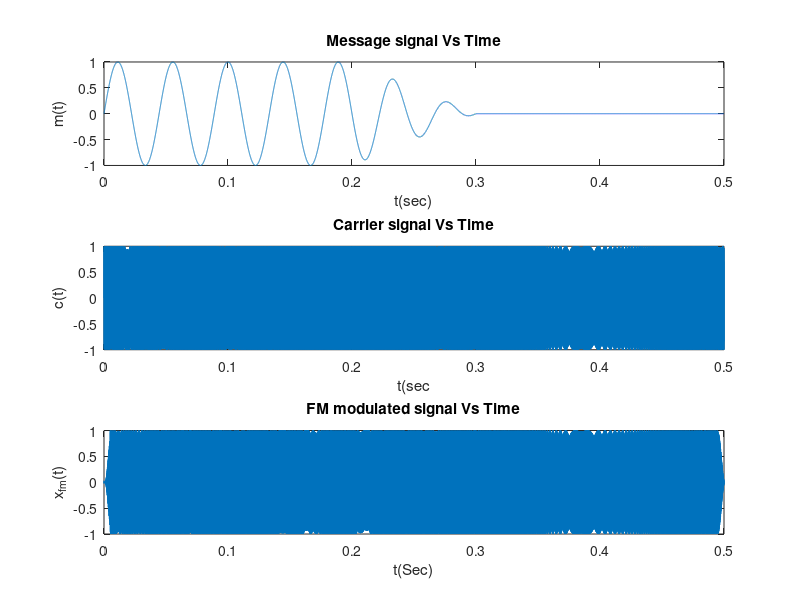
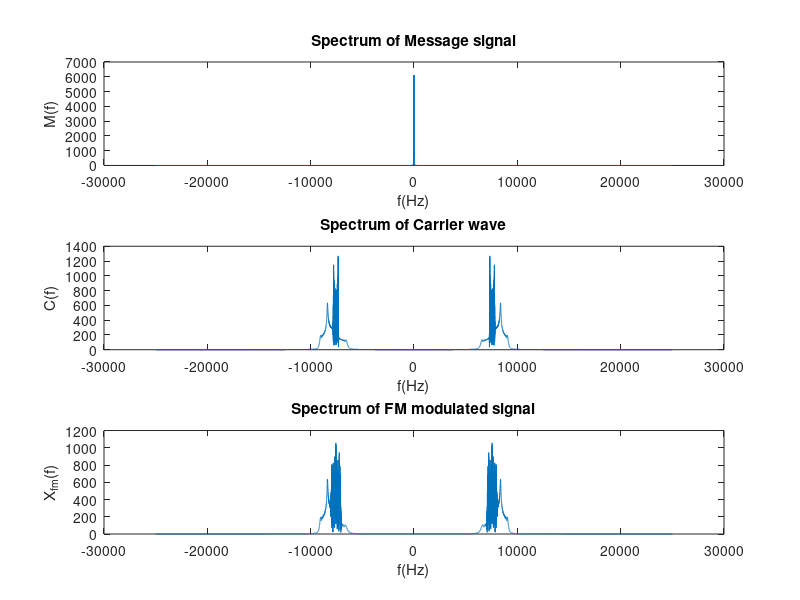

The MATLAB script that drew these images, in order: (Note: this script raises an error after producing the figures.)
%   Makes sliding faux trillphee stimuli modeled on real trillphee calls (use in tandem with make_f0_polyfit.m)
%   FM modulation core by Sarita Singh
%   https://gist.github.com/itssingh/403a7f6f1316c1490ad8b0579c3b7905#file-frequency_modulation-m
clear all,close all;

%%  Create Basics
Ac=1; %amplitude of carrier wave
fm=22.5; %frequency of message signal (Hz)
% fc=6000; %carrier frequency (Hz)
p=1.0e+06 *   [0.7248   -1.1769    0.7201   -0.2004    0.0249    0.0064]; %Polynomial fit of a real call
% p=7082.7; %Flat for Trill
% p=7491.9; %Flat for Trillphee
F=50000; %sampling frequency (Hz)
fs=F;
kf=250; %frequency sensitivity, default at 250Hz
mi=kf/fm; % modulation index
T=1/F;
leng = 0.5; % Call length, change in tandem with p based on marmoset call data·
t=0:T:leng;% time vector
l=length(t);
 
%%  1.Message signal
m1=sin(2*pi*fm*t);  %Unmodified sine wave fm
El=0.2;   %Envelope transition length (percentage), default at 0.2
Ec=0.5; %Envelope center (percentage), default at 0.5 (middle)
Ep1=round((Ec-El/2)*l); Ep2=round((Ec+El/2)*l);   %Transition point

% e=1-t*(1/max(t));
en=[];  %Create FM envelope for faux trillphee. Change this envelope accordingly. Use e=1 for stable FM
en(1:Ep1)=1;
en(Ep1+1:Ep2)=1-t(1:Ep2-Ep1)/(El*leng);
en(Ep2+1:l)=0;  %
m=m1.*en;   %m is the message signal; when changing message signal, modify function for m here

figure(1);
subplot(311); % plot at 1st position in a 3-by-1 grid 
plot(t,m); xlabel('t(sec)'); ylabel('m(t)');
title('Message signal Vs Time')
 
%  Spectrum of message signal
n=length(m); %length returns period of the message signal
M=fftshift(fft(m,n)); %zero-centered fast fourier transform
f=F*(-n/2:n/2-1)/n; %zero-centered frequency range
figure(2);subplot(311); 
plot(f,abs(M));xlabel('f(Hz)'); ylabel('M(f)');
title('Spectrum of Message signal');
 
%%  2.Carrier wave
fc= polyval(p,t);
c=Ac*sin(2*pi.*fc.*t);
figure(1); subplot(312);
plot(t,c); xlabel('t(sec'); ylabel('c(t)');
title('Carrier signal Vs Time');
 
%  Spectrum of carrier wave
N=length(c);
C=fftshift(fft(c,N));
f=F*[-N/2:N/2-1]/N;
figure(2); subplot(312);
plot(f,abs(C)); xlabel('f(Hz)'); ylabel('C(f)');
title('Spectrum of Carrier wave');
 
%%  3.FM modulated signal
x_fm=Ac*sin(2*pi.*fc.*t-(mi*en.*cos(2*pi*fm*t))); 
% x_fm=Ac*sin(2*pi*fc*t-(mi*cos(2*pi*fm*t))); 
% figure(1); subplot(313);
% plot(t,x_fm); xlabel('t(Sec)'); ylabel('x_f_m(t)');
% title('FM modulated signal Vs Time');
 
%   Spectrum of fm modulated signal
l=length(x_fm);
X_fm=fftshift(fft(x_fm,l));
f=F*[-l/2:l/2-1]/l;
figure(2); subplot(313);
plot(f,abs(X_fm)); xlabel('f(Hz)'); ylabel('X_f_m(f)');
title('Spectrum of FM modulated signal');

%%  Harmonic stacking
f1=1/500.*sin(2*pi.*(2*fc).*t-(2*mi*en.*cos(2*pi*fm*t))); 
waveform_temp=x_fm+f1;
% f2=1/10000.*sin(2*pi.*(3*fc).*t-(3*mi*en.*cos(2*pi*fm*t))); 
% waveform_temp=x_fm+f1+f2;

% waveform_temp=x_fm;  %If no harmonic stacking

waveform_temp=waveform_temp/max(waveform_temp); %Normalize
% waveform_temp=0.9999*waveform_temp; %Hard limit if needed

%%  Make 5ms length cosine envelopes at beginning and end
win = round(0.01/T);   %   make both sides
win_freq = 44100/win;
cos_win = cos(2*pi*win_freq*t(1:win))/2+0.5;
pad_ones = [];
pad_ones(1:length(t)-win)=1;
cos_env = [cos_win(floor(win/2)+1:win) pad_ones cos_win(1:floor(win/2))];

waveform = [];
waveform = zeros(1,length(t));
for i=1:length(t)
    waveform(i) = waveform_temp(i)*cos_env(i);
end

%   Move windowed waveform plot here
figure(1); subplot(313);
plot(t,waveform); xlabel('t(Sec)'); ylabel('x_f_m(t)');
title('FM modulated signal Vs Time');

%%  Plot spectrogram
[s,ff,t_sp]=specgram(waveform,[],fs);%s:freq x time   %%t is used for signal length, rename spectrogram time domain to t_sp
s=20*log10(abs(s)+eps);
figure(3)
subplot(2,1,1)
imagesc(t_sp,ff,s);axis xy;colormap('jet');colorbar;hold on
title("Stimuli Spectrogram");
xlabel('Time (s)');
ylabel('Frequency (Hz)');

subplot(2,1,2)
plot(ff,s(:,100));
title("Stimuli Spectrum");
xlabel('Frequency (Hz)');
xlim([0 22000]);
ylabel('Power (dB)');

%%  Audiowrite
disp('Reviewing audio figures...');
disp("Transition length="+100*El+"%");
disp("Transition center="+100*Ec+"%");
disp("Transition start="+100*(Ec-0.5*El)+"%");
disp("Mod freq="+fm+" Hz, Mod depth="+kf+" Hz");
oktemp=input('Proceed to export audio data? (1=Yes, 0=No) ');

if oktemp == 1
    stimfilename = ("FMstim_leng"+100*El+"_center"+100*Ec+"_modfreq"+fm+"_depth"+kf+".wav");
    audiowrite(stimfilename,waveform,fs);
end